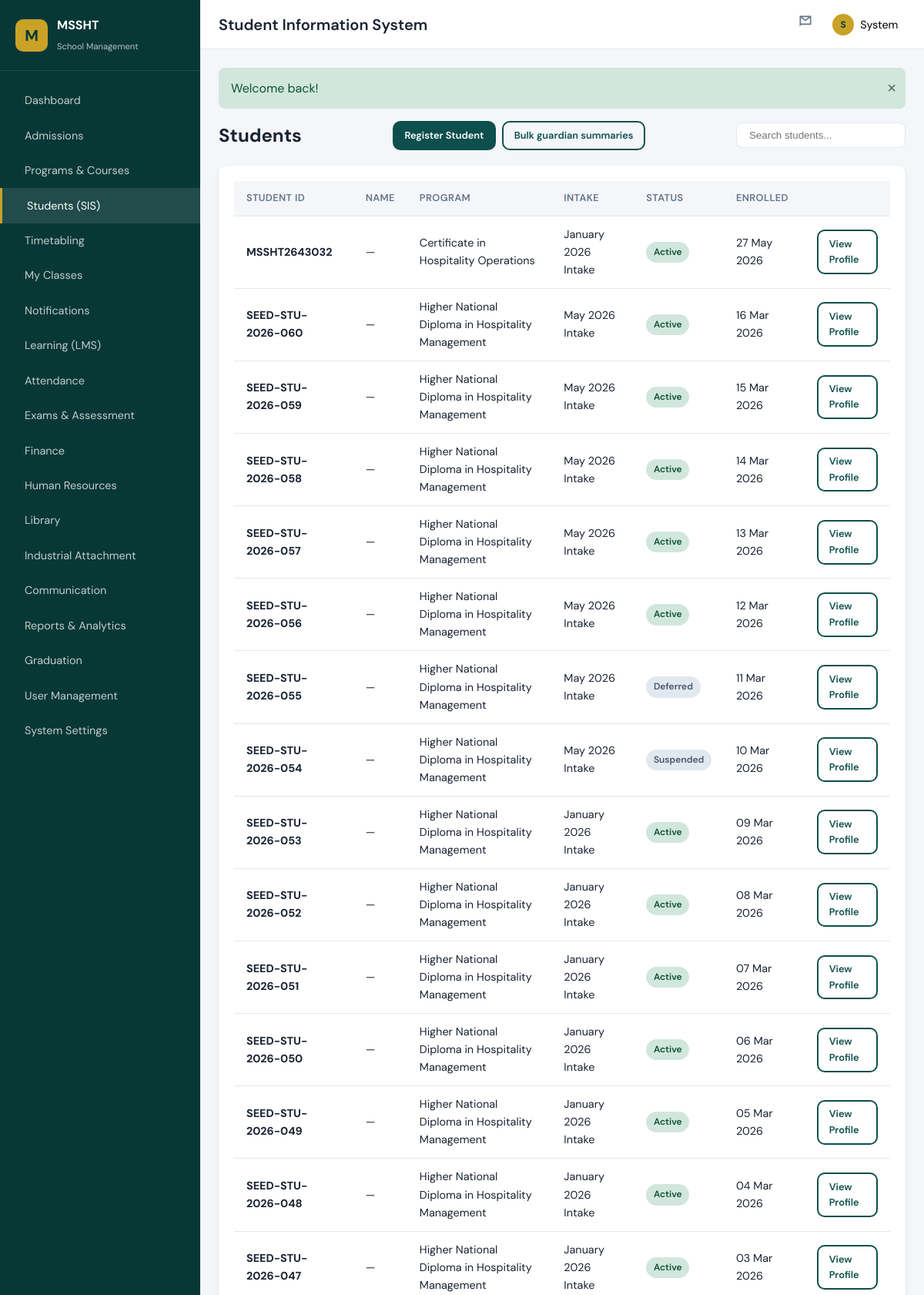
/modules/students/index.php (signed in, upper part), run on the app's committed database.
### tables this page shows
CREATE TABLE students (
    id INT UNSIGNED AUTO_INCREMENT PRIMARY KEY,
    user_id INT UNSIGNED NULL UNIQUE,
    student_number VARCHAR(30) NOT NULL UNIQUE,
    application_ref VARCHAR(30) NULL UNIQUE,
    first_name VARCHAR(80) NULL,
    last_name VARCHAR(80) NULL,
    email VARCHAR(150) NULL,
    phone VARCHAR(30) NULL,
    gender ENUM('male', 'female', 'other') NULL,
    date_of_birth DATE NULL,
    address TEXT NULL,
    previous_qualification VARCHAR(200) NULL,
    notes TEXT NULL,
    application_id INT UNSIGNED NULL UNIQUE,
    program_id INT UNSIGNED NOT NULL,
    intake_id INT UNSIGNED NOT NULL,
    enrollment_status ENUM('active', 'graduated', 'withdrawn', 'suspended', 'deferred') DEFAULT 'active',
    enrollment_date DATE NOT NULL,
    FOREIGN KEY (user_id) REFERENCES users(id) ON DELETE SET NULL,
    FOREIGN KEY (application_id) REFERENCES applications(id) ON DELETE SET NULL,
    FOREIGN KEY (program_id) REFERENCES programs(id),
    FOREIGN KEY (intake_id) REFERENCES intakes(id)
);

CREATE TABLE programs (
    id INT UNSIGNED AUTO_INCREMENT PRIMARY KEY,
    code VARCHAR(20) NOT NULL UNIQUE,
    name VARCHAR(200) NOT NULL,
    program_type ENUM('short_course', 'certificate', 'diploma', 'hnd') NOT NULL,
    duration_months SMALLINT UNSIGNED DEFAULT 12,
    duration_value SMALLINT UNSIGNED DEFAULT 12,
    duration_unit VARCHAR(10) DEFAULT 'months',
    total_credits DECIMAL(6,2) DEFAULT 0,
    description TEXT NULL,
    status ENUM('active', 'inactive') DEFAULT 'active',
    created_at TIMESTAMP DEFAULT CURRENT_TIMESTAMP
);

CREATE TABLE intakes (
    id INT UNSIGNED AUTO_INCREMENT PRIMARY KEY,
    name VARCHAR(100) NOT NULL,
    academic_year VARCHAR(20) NOT NULL,
    start_date DATE NOT NULL,
    end_date DATE NOT NULL,
    status ENUM('open', 'closed', 'archived') DEFAULT 'open',
    created_at TIMESTAMP DEFAULT CURRENT_TIMESTAMP
);

### modules/students/index.php (the view, shortened to what this page needs)
<?php
$db = getDB();
$students = $db->query(
    'SELECT s.*, p.name AS program_name, i.name AS intake_name,
            COALESCE(s.first_name, up.first_name) AS first_name,
            COALESCE(s.last_name, up.last_name) AS last_name
     FROM students s
     JOIN programs p ON p.id = s.program_id
     JOIN intakes i ON i.id = s.intake_id
     LEFT JOIN users u ON u.id = s.user_id
     LEFT JOIN user_profiles up ON up.user_id = u.id
     ORDER BY s.enrollment_date DESC LIMIT 100'
)->fetchAll();
require_once __DIR__ . '/../../includes/header.php';
?>
<div class="page-actions">
    <h2 style="margin:0;">Students</h2>
    <div style="display:flex;gap:.5rem;align-items:center;flex-wrap:wrap;">
        <a href="<?= moduleUrl('students', 'create') ?>" class="btn btn-primary btn-sm">Register Student</a>
        <a href="<?= moduleUrl('guardians', 'bulk-send') ?>" class="btn btn-outline btn-sm">Bulk guardian summaries</a>
    </div>
    <div class="search-box"><input type="text" id="tableSearch" placeholder="Search students..."></div>
</div>
<div class="card">
    <div class="card-body table-wrap">
        <table class="data-table">
            <thead>
                <tr><th>Student ID</th><th>Name</th><th>Program</th><th>Intake</th><th>Status</th><th>Enrolled</th><th></th></tr>
            </thead>
            <tbody>
            <?php foreach ($students as $s): ?>
            <tr>
                <td><strong><?= e($s['student_number']) ?></strong></td>
                <td><?= e(trim(($s['first_name'] ?? '') . ' ' . ($s['last_name'] ?? '')) ?: '—') ?></td>
                <td><?= e($s['program_name']) ?></td>
                <td><?= e($s['intake_name']) ?></td>
                <td><?= statusBadge($s['enrollment_status']) ?></td>
                <td><?= formatDate($s['enrollment_date']) ?></td>
                <td><a href="view.php?id=<?= $s['id'] ?>" class="btn btn-sm btn-outline">View Profile</a></td>
            </tr>
            <?php endforeach; ?>
            </tbody>
        </table>
    </div>
</div>
<?php require_once __DIR__ . '/../../includes/footer.php'; ?>

### includes/helpers.php (shortened to what this page needs)
<?php
function e(?string $value): string
{
    return htmlspecialchars($value ?? '', ENT_QUOTES, 'UTF-8');
}
function url(string $path = ''): string
{
    return rtrim(APP_URL, '/') . '/' . ltrim($path, '/');
}
function moduleUrl(string $module, string $action = 'index'): string
{
    return url('modules/' . $module . '/' . $action . '.php');
}
function formatDate(?string $date, string $format = 'd M Y'): string
{
    return date($format, strtotime($date));
}
function statusBadge(string $status): string
{
    $map = [
        'pending'      => 'badge-warning',
        'under_review' => 'badge-info',
        'approved'     => 'badge-success',
        'rejected'     => 'badge-danger',
        'active'       => 'badge-success',
        'inactive'     => 'badge-secondary',
        'paid'         => 'badge-success',
        'partial'      => 'badge-warning',
        'overdue'      => 'badge-danger',
        'open'         => 'badge-success',
        'closed'       => 'badge-secondary',
    ];
    $class = $map[$status] ?? 'badge-secondary';
    return '<span class="badge ' . $class . '">' . e(ucfirst(str_replace('_', ' ', $status))) . '</span>';
}

### assets/css/main.css (style rules this page uses)
:root { --color-primary: #0d4f4c; --color-primary-dark: #083836; --color-primary-light: #1a7a75; --color-accent: #c9a227; --color-accent-light: #e8c547; --color-bg: #f4f6f9; --color-surface: #ffffff; --color-text: #1a2332; --color-text-muted: #64748b; --color-border: #e2e8f0; --color-danger: #dc3545; --color-success: #198754; --color-warning: #ffc107; --color-info: #0dcaf0; --sidebar-width: 260px; --topbar-height: 64px; --radius: 10px; --shadow: 0 1px 3px rgba(0,0,0,.08), 0 4px 12px rgba(0,0,0,.04); --font-sans: 'DM Sans', system-ui, sans-serif; --font-display: 'Playfair Display', Georgia, serif; }
*, *::before, *::after { box-sizing: border-box; margin: 0; padding: 0; }
html { font-size: 16px; scroll-behavior: smooth; }
body { font-family: var(--font-sans); color: var(--color-text); background: var(--color-bg); line-height: 1.6; }
a { color: var(--color-primary-light); text-decoration: none; }
.btn { display: inline-flex; align-items: center; justify-content: center; gap: .5rem; padding: .6rem 1.25rem; border-radius: var(--radius); font-weight: 600; font-size: .9rem; border: 2px solid transparent; cursor: pointer; transition: all .2s; font-family: inherit; }
.btn-primary { background: var(--color-primary); color: #fff; }
.btn-outline { background: transparent; border-color: var(--color-primary); color: var(--color-primary); }
.btn-sm { padding: .4rem .85rem; font-size: .8rem; }
.card { background: var(--color-surface); border-radius: var(--radius); box-shadow: var(--shadow); margin-bottom: 1.5rem; }
.card-body { padding: 1.25rem; }
.table-wrap { overflow-x: auto; }
table.data-table { width: 100%; border-collapse: collapse; font-size: .9rem; }
table.data-table th, table.data-table td { padding: .75rem 1rem; text-align: left; border-bottom: 1px solid var(--color-border); }
table.data-table th { background: var(--color-bg); font-weight: 600; font-size: .8rem; text-transform: uppercase; letter-spacing: .03em; color: var(--color-text-muted); }
.badge { display: inline-block; padding: .25rem .6rem; border-radius: 20px; font-size: .75rem; font-weight: 600; }
.badge-success { background: #d1e7dd; color: #0f5132; }
.badge-secondary { background: #e2e8f0; color: #475569; }
.page-actions { display: flex; justify-content: space-between; align-items: center; margin-bottom: 1.25rem; flex-wrap: wrap; gap: 1rem; }
.search-box input { padding: .5rem 1rem; border: 1px solid var(--color-border); border-radius: 8px; min-width: 220px; }

### data on the page
students: student_number "MSSHT2643032", last_name "—", program.name "Certificate in Hospitality Operations", intake.name "January 2026 Intake", enrollment_status "Active", enrollment_date "27 May 2026"
students: student_number "SEED-STU-2026-060", last_name "—", program.name "Higher National Diploma in Hospitality Management", intake.name "May 2026 Intake", enrollment_status "Active", enrollment_date "16 Mar 2026"
students: student_number "SEED-STU-2026-059", last_name "—", program.name "Higher National Diploma in Hospitality Management", intake.name "May 2026 Intake", enrollment_status "Active", enrollment_date "15 Mar 2026"
students: student_number "SEED-STU-2026-058", last_name "—", program.name "Higher National Diploma in Hospitality Management", intake.name "May 2026 Intake", enrollment_status "Active", enrollment_date "14 Mar 2026"
students: student_number "SEED-STU-2026-057", last_name "—", program.name "Higher National Diploma in Hospitality Management", intake.name "May 2026 Intake", enrollment_status "Active", enrollment_date "13 Mar 2026"
students: student_number "SEED-STU-2026-056", last_name "—", program.name "Higher National Diploma in Hospitality Management", intake.name "May 2026 Intake", enrollment_status "Active", enrollment_date "12 Mar 2026"
students: student_number "SEED-STU-2026-055", last_name "—", program.name "Higher National Diploma in Hospitality Management", intake.name "May 2026 Intake", enrollment_status "Deferred", enrollment_date "11 Mar 2026"
students: student_number "SEED-STU-2026-054", last_name "—", program.name "Higher National Diploma in Hospitality Management", intake.name "May 2026 Intake", enrollment_status "Suspended", enrollment_date "10 Mar 2026"
students: student_number "SEED-STU-2026-053", last_name "—", program.name "Higher National Diploma in Hospitality Management", intake.name "January 2026 Intake", enrollment_status "Active", enrollment_date "09 Mar 2026"
students: student_number "SEED-STU-2026-052", last_name "—", program.name "Higher National Diploma in Hospitality Management", intake.name "January 2026 Intake", enrollment_status "Active", enrollment_date "08 Mar 2026"
students: student_number "SEED-STU-2026-051", last_name "—", program.name "Higher National Diploma in Hospitality Management", intake.name "January 2026 Intake", enrollment_status "Active", enrollment_date "07 Mar 2026"
students: student_number "SEED-STU-2026-050", last_name "—", program.name "Higher National Diploma in Hospitality Management", intake.name "January 2026 Intake", enrollment_status "Active", enrollment_date "06 Mar 2026"
students: student_number "SEED-STU-2026-049", last_name "—", program.name "Higher National Diploma in Hospitality Management", intake.name "January 2026 Intake", enrollment_status "Active", enrollment_date "05 Mar 2026"
students: student_number "SEED-STU-2026-048", last_name "—", program.name "Higher National Diploma in Hospitality Management", intake.name "January 2026 Intake", enrollment_status "Active", enrollment_date "04 Mar 2026"
students: student_number "SEED-STU-2026-047", last_name "—", program.name "Higher National Diploma in Hospitality Management", intake.name "January 2026 Intake", enrollment_status "Active", enrollment_date "03 Mar 2026"

### other printed values
$item['label'] "Dashboard"
$item['label'] "Admissions"
$item['label'] "Programs & Courses"
$item['label'] "Students (SIS)"
$item['label'] "Timetabling"
$item['label'] "My Classes"
$item['label'] "Notifications"
$item['label'] "Learning (LMS)"
$item['label'] "Attendance"
$item['label'] "Exams & Assessment"
$item['label'] "Finance"
$item['label'] "Human Resources"
$item['label'] "Library"
$item['label'] "Industrial Attachment"
$item['label'] "Communication"
